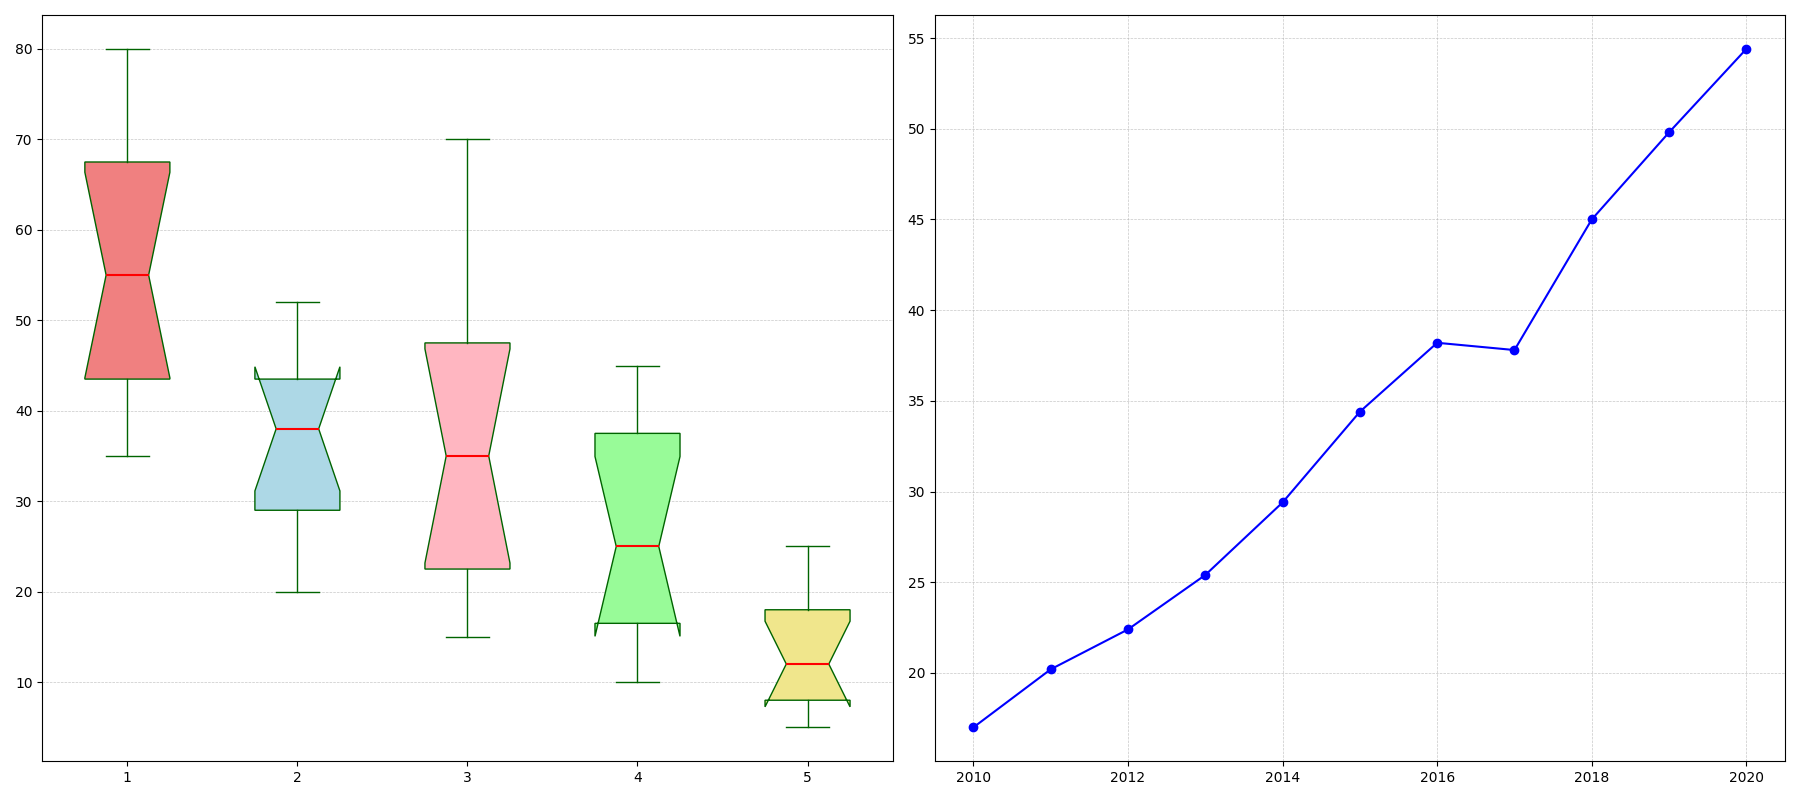

Source code (Python):
import matplotlib.pyplot as plt
import numpy as np

categories = ['Solar Panels', 'Wind Turbines', 'Electric Vehicles', 'Battery Storage', 'Hydrogen Fuel Cells']

solar_panels_sales = [35, 40, 42, 45, 50, 60, 65, 55, 70, 75, 80]
wind_turbines_sales = [20, 25, 28, 30, 35, 40, 42, 38, 45, 50, 52]
electric_vehicles_sales = [15, 18, 20, 25, 30, 35, 40, 45, 50, 60, 70]
battery_storage_sales = [10, 12, 15, 18, 22, 25, 30, 35, 40, 42, 45]
hydrogen_fuel_cells_sales = [5, 6, 7, 9, 10, 12, 14, 16, 20, 22, 25]

sales_data = [solar_panels_sales, wind_turbines_sales, electric_vehicles_sales,
              battery_storage_sales, hydrogen_fuel_cells_sales]

average_sales = np.mean([solar_panels_sales, wind_turbines_sales, electric_vehicles_sales,
                         battery_storage_sales, hydrogen_fuel_cells_sales], axis=0)
years = list(range(2010, 2020 + 1))

fig, (ax1, ax2) = plt.subplots(1, 2, figsize=(18, 8))

ax1.boxplot(sales_data, patch_artist=True, notch=True, vert=True,
            boxprops=dict(facecolor='lightgreen', color='darkgreen'),
            whiskerprops=dict(color='darkgreen'),
            capprops=dict(color='darkgreen'),
            medianprops=dict(color='red', linewidth=1.5))

colors = ['lightcoral', 'lightblue', 'lightpink', 'palegreen', 'khaki']
for patch, color in zip(ax1.patches, colors):
    patch.set_facecolor(color)

ax1.grid(True, linestyle='--', linewidth=0.5, alpha=0.7, axis='y')

ax2.plot(years, average_sales, marker='o', linestyle='-', color='blue')

ax2.grid(True, linestyle='--', linewidth=0.5, alpha=0.7)

plt.tight_layout()
plt.show()
